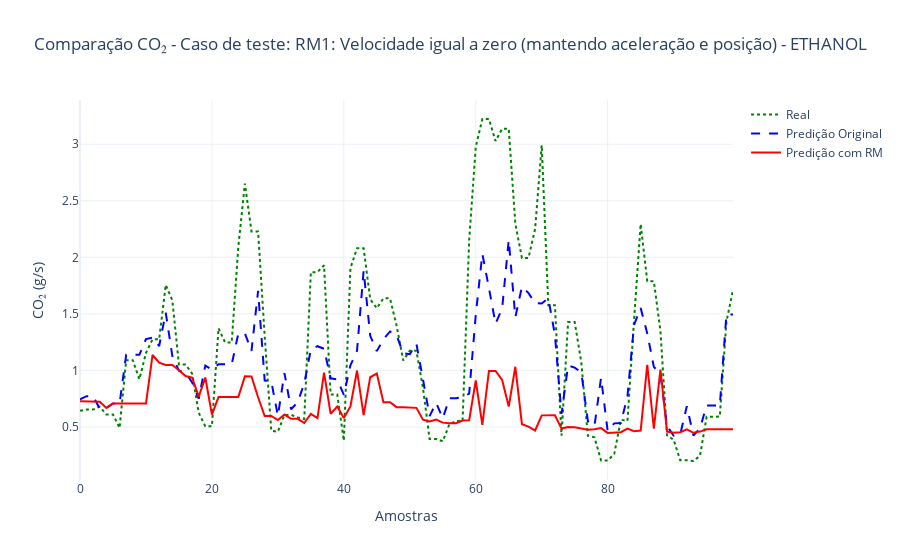
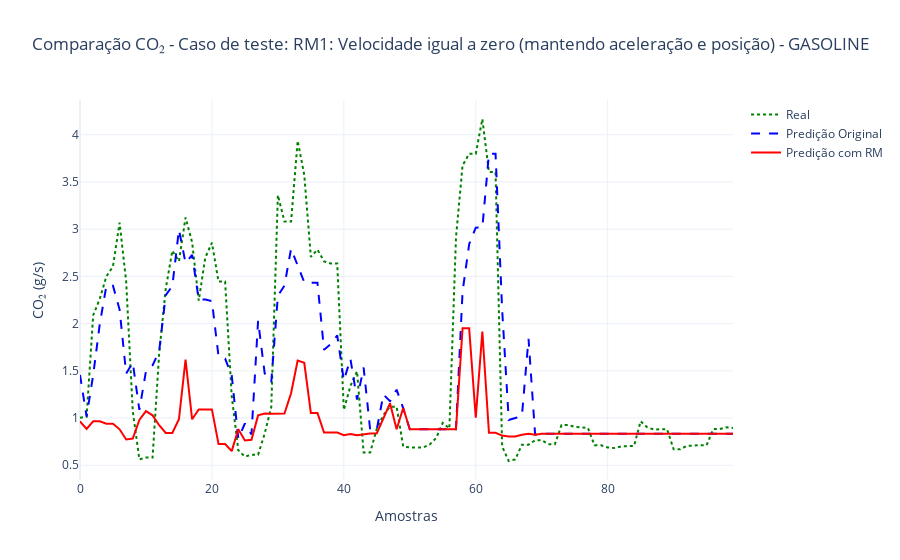
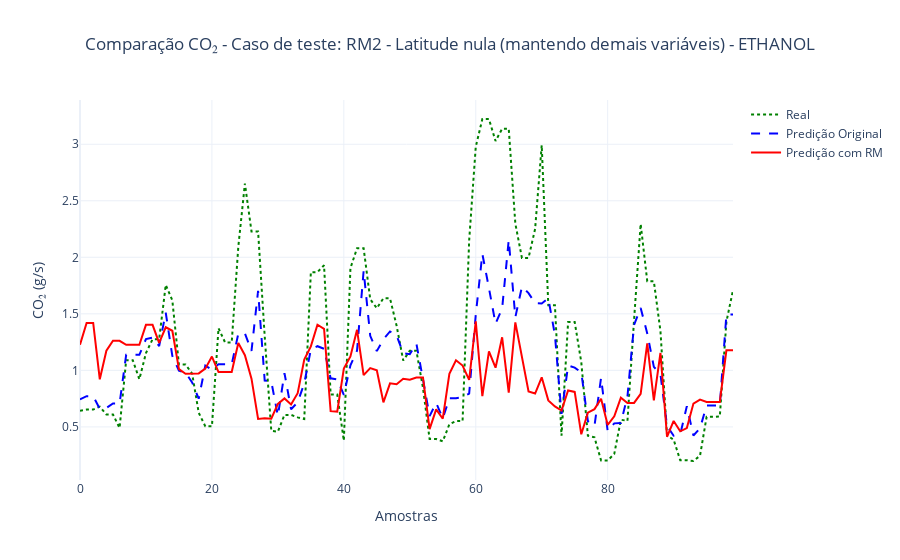
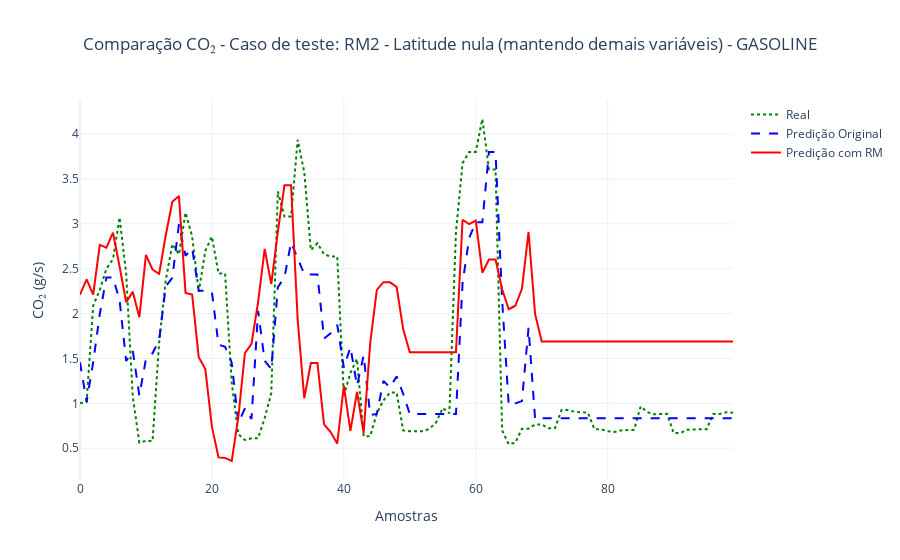

Notebook code for these charts, in order:
### Code cell
# 🧲 Executar para ambos os combustíveis e RMs
for nome_mr, transformacao in testes_metamorficos.items():
    for combustivel, df_original in [("ethanol", df_ethanol), ("gasoline", df_gasoline)]:
        df_modificado = transformacao(df_original.copy())
        executar_teste_plotly(
            df_original=df_original,
            df_modificado=df_modificado,
            modelo_afr=modelos[combustivel]["afr"],
            modelo_maf=modelos[combustivel]["maf"],
            fuel=combustivel,
            nome_mr=nome_mr
        )
